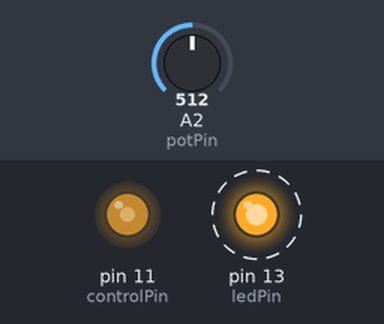
A sketch run on a simulated Arduino Uno, built with avr-gcc and run on an emulated ATmega328P. Parts: output pins drawn as LEDs (lit = HIGH). Dashed ring = blinking. Inputs (shaded band) come from the test bench; at power-on: A2 (potPin) = 512. What the sketch prints to the serial monitor is not drawn.

Above: at 0.05 s.
Timing chart, 0 to 3.0 s (numbered marks = the images above):
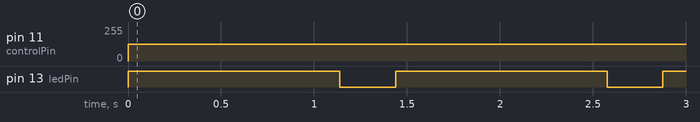

Measured:
- by itself, pin 11 (controlPin): 0/255 → 125/255 at 0.00 s
- by itself, pin 13 (ledPin): alternates HIGH for 1.1 s and LOW for 0.30 s

The sketch:

AnalogInputSpeedBenchmark.pde
```cpp
int ledPin = 13;
int potPin = 2;    // select the input pin for the potentiometer
int controlPin = 11;

int val = 0;       // variable to store the value coming from the sensor
long start = 0;
long stop = 0;
long duration = 0;
void setup() {
  pinMode(potPin, INPUT);
  pinMode(ledPin, OUTPUT);  // declare the ledPin as an OUTPUT
  Serial.begin(9600);
}

void loop() {
  start = millis();
  digitalWrite(ledPin, HIGH);
  for(int i = 0; i<10000; i++){
    val = analogRead(potPin);    // read the value from the sensor
    analogWrite(controlPin, 125);           // sets the value (range from 0 to 255)
  }
  stop = millis();
  duration = stop-start;
  Serial.print("10000 samples read in ");
  Serial.print(duration);
  Serial.println("milliseconds");
  digitalWrite(ledPin, LOW);
  delay(300);
}
```
